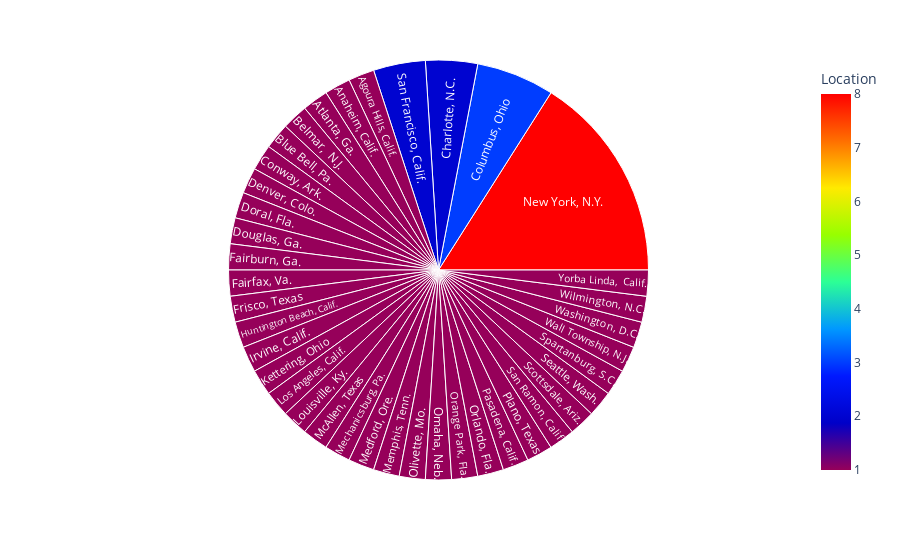

Here is the notebook cell this chart was saved with:
### Markdown cell above
## EDA

### Code cell
# Explore the most popular locations of restuarants
import plotly.express as px

print(top50.Location.value_counts())
top_percent = top50["Location"].value_counts()
top_percent = pd.DataFrame(top_percent)
top_percent = top_percent.reset_index()
fig =px.sunburst(top_percent,  path=['index'],values='Location',color_continuous_scale='rainbow'
                ,color='Location')
fig.show()

### Figure 1 — Plotly figure (JSON) as saved in the notebook; plotly's stock layout.template omitted (floating-point values rounded to 4 significant figures)
{"data": [{"branchvalues": "total", "customdata": [[1], [1], [1], [1], [1], [2], [3], [1], [1], [1], [1], [1], [1], [1], [1], [1], [1], [1], [1], [1], [1], [1], [1], [8], [1], [1], [1], [1], [1], [1], [2], [1], [1], [1], [1], [1], [1], [1], [1]], "domain": {"x": [0, 1], "y": [0, 1]}, "hovertemplate": "labels=%{label}<br>Location_sum=%{value}<br>parent=%{parent}<br>id=%{id}<br>Location=%{color}<extra></extra>", "ids": ["Agoura Hills, Calif.", "Anaheim, Calif.", "Atlanta, Ga.", "Belmar,  N.J.", "Blue Bell, Pa.", "Charlotte, N.C.", "Columbus, Ohio", "Conway, Ark.", "Denver, Colo.", "Doral, Fla.", "Douglas, Ga.", "Fairburn, Ga.", "Fairfax, Va.", "Frisco, Texas", "Huntington Beach, Calif.", "Irvine, Calif.", "Kettering, Ohio", "Los Angeles, Calif.", "Louisville, Ky.", "McAllen, Texas", "Mechanicsburg, Pa.", "Medford, Ore.", "Memphis, Tenn.", "New York, N.Y.", "Olivette, Mo.", "Omaha, Neb.", "Orange Park, Fla.", "Orlando, Fla.", "Pasadena, Calif.", "Plano, Texas", "San Francisco, Calif.", "San Ramon, Calif.", "Scottsdale, Ariz.", "Seattle, Wash.", "Spartanburg, S.C.", "Wall Township, N.J.", "Washington, D.C.", "Wilmington, N.C.", "Yorba Linda,  Calif."], "labels": ["Agoura Hills, Calif.", "Anaheim, Calif.", "Atlanta, Ga.", "Belmar,  N.J.", "Blue Bell, Pa.", "Charlotte, N.C.", "Columbus, Ohio", "Conway, Ark.", "Denver, Colo.", "Doral, Fla.", "Douglas, Ga.", "Fairburn, Ga.", "Fairfax, Va.", "Frisco, Texas", "Huntington Beach, Calif.", "Irvine, Calif.", "Kettering, Ohio", "Los Angeles, Calif.", "Louisville, Ky.", "McAllen, Texas", "Mechanicsburg, Pa.", "Medford, Ore.", "Memphis, Tenn.", "New York, N.Y.", "Olivette, Mo.", "Omaha, Neb.", "Orange Park, Fla.", "Orlando, Fla.", "Pasadena, Calif.", "Plano, Texas", "San Francisco, Calif.", "San Ramon, Calif.", "Scottsdale, Ariz.", "Seattle, Wash.", "Spartanburg, S.C.", "Wall Township, N.J.", "Washington, D.C.", "Wilmington, N.C.", "Yorba Linda,  Calif."], "marker": {"coloraxis": "coloraxis", "colors": [1, 1, 1, 1, 1, 2, 3, 1, 1, 1, 1, 1, 1, 1, 1, 1, 1, 1, 1, 1, 1, 1, 1, 8, 1, 1, 1, 1, 1, 1, 2, 1, 1, 1, 1, 1, 1, 1, 1]}, "name": "", "parents": ["", "", "", "", "", "", "", "", "", "", "", "", "", "", "", "", "", "", "", "", "", "", "", "", "", "", "", "", "", "", "", "", "", "", "", "", "", "", ""], "type": "sunburst", "values": [1, 1, 1, 1, 1, 2, 3, 1, 1, 1, 1, 1, 1, 1, 1, 1, 1, 1, 1, 1, 1, 1, 1, 8, 1, 1, 1, 1, 1, 1, 2, 1, 1, 1, 1, 1, 1, 1, 1]}], "layout": {"coloraxis": {"colorbar": {"title": {"text": "Location"}}, "colorscale": [[0, "rgb(150,0,90)"], [0.125, "rgb(0,0,200)"], [0.25, "rgb(0,25,255)"], [0.375, "rgb(0,152,255)"], [0.5, "rgb(44,255,150)"], [0.625, "rgb(151,255,0)"], [0.75, "rgb(255,234,0)"], [0.875, "rgb(255,111,0)"], [1, "rgb(255,0,0)"]]}, "legend": {"tracegroupgap": 0}, "margin": {"t": 60}}}
